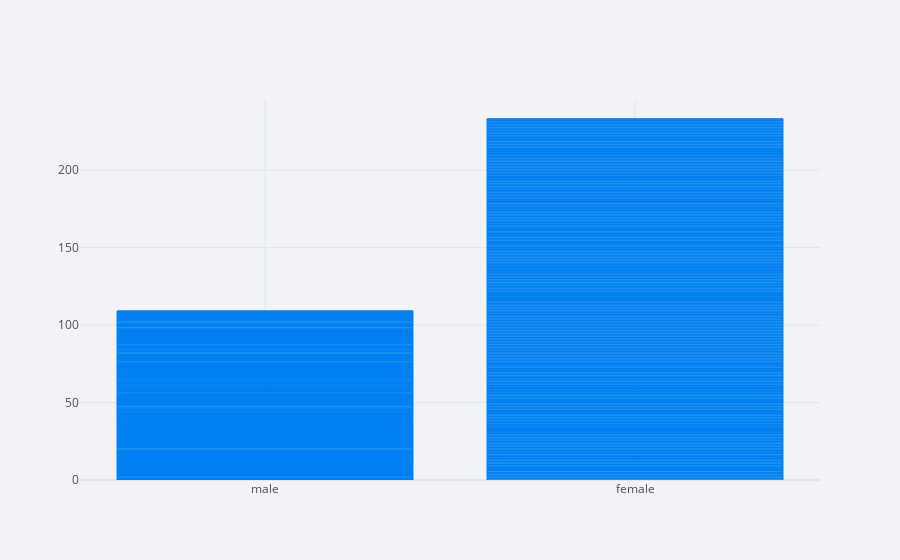

Source (notebook cell):
### Code cell
titanic.iplot(x = 'sex', y = 'survived', kind= 'bar')

### Figure 1 — Plotly figure (JSON) as saved in the notebook; plotly's stock layout.template omitted (floating-point values rounded to 4 significant figures; data arrays with more than 128 entries replaced by an {"elided": "..."} marker saying what was removed)
{"data": [{"marker": {"color": "rgba(0, 128, 240, 0.6)", "line": {"color": "rgba(0, 128, 240, 1.0)", "width": 1}}, "name": "survived", "orientation": "v", "text": "", "type": "bar", "x": {"elided": "891 str values"}, "y": {"elided": "891 int values"}}], "layout": {"autosize": true, "legend": {"bgcolor": "#F2F3F7", "font": {"color": "#505050"}}, "paper_bgcolor": "#F2F3F7", "plot_bgcolor": "#F2F3F7", "title": {"font": {"color": "#484848"}}, "xaxis": {"autorange": true, "gridcolor": "#E1E5ED", "range": [-0.5, 1.5], "showgrid": true, "tickfont": {"color": "#505050"}, "title": {"font": {"color": "#505050"}, "text": ""}, "type": "category", "zerolinecolor": "#E1E5ED"}, "yaxis": {"autorange": true, "gridcolor": "#E1E5ED", "range": [0, 245.3], "showgrid": true, "tickfont": {"color": "#505050"}, "title": {"font": {"color": "#505050"}, "text": ""}, "type": "linear", "zerolinecolor": "#E1E5ED"}}}
